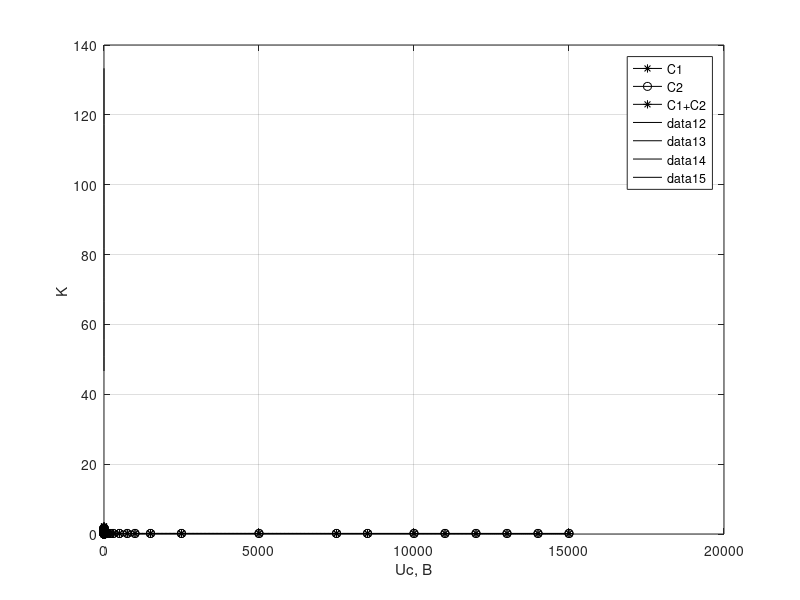

Recreate this plot in MATLAB.
%% 1.1 slabi r1c1
clc
clear all
upost=[0 0 0 0 0.002 0.008 0.017 0.027 0.040 0.057 0.064];
uc=[0.02 0.06 0.116 0.228 0.294 0.308 0.324 0.342 0.363 0.385 0.395];
upost1=[0 0 0 0 0 0.001 0.010 0.023 0.036 0.046 0.055];
uc1=[0.022 0.067 0.097 0.177 0.264 0.302 0.324 0.347 0.368 0.380 0.398];
plot(uc,upost,'-black*',uc1,upost1,'black-o'), hold on, grid on,
xlabel('Uc, В')
ylabel('U=, В')
legend('R1, C1','R2, C1')
%% 1.2 silni r1c1
clc
clear all
upost=[0.136 0.219 0.305 0.415 0.505 0.614 0.729 0.861 0.982 1.071 1.218 1.413 1.567 1.614];
uc=[0.48 0.57 0.66 0.773 0.865 0.972 1.06 1.195 1.332 1.413 1.565 1.775 1.943 2.0];
upost1=[0.097 0.142 0.206 0.295 0.372 0.455 0.543 0.688 0.779 0.888 0.984 1.089 1.182 1.270 1.469];
uc1=[0.457 0.513 0.587 0.689 0.775 0.869 0.966 1.100 1.203 1.330 1.441 1.563 1.670 1.776 1.985];
plot(uc,upost,'-black*',uc1,upost1,'black-o'), hold on, grid on,
xlabel('Uc, В')
ylabel('U=, В')
legend('R1, C1','R2, C1')
%% 1.3 slabi r2c1
clc
clear all
upost=[0 0 0 0 0 0.001 0.010 0.023 0.036 0.046 0.055];
uc=[0.022 0.067 0.097 0.177 0.264 0.302 0.324 0.347 0.368 0.380 0.398];
%% 1.4 silni r2c1
clc
clear all
upost=[0.097 0.142 0.206 0.295 0.372 0.455 0.543 0.688 0.779 0.888 0.984 1.089 1.182 1.270 1.469];
uc=[0.457 0.513 0.587 0.689 0.775 0.869 0.966 1.100 1.203 1.330 1.441 1.563 1.670 1.776 1.985];
%% 2.1 r1c1
clc
clear all
upost=[0.593 1.026 1.341 1.587 1.789 1.901 2.060 2.118 2.153 2.172];
uc=[0.003:0.003:0.03];
upost1=[0.480 0.905 1.087 1.255 1.419 1.559 1.632 1.675 1.690 1.705];
uc1=[0.003:0.003:0.03];
plot(uc,upost,'-black*',uc1,upost1,'black-o'), hold on, grid on,
xlabel('Uc, В')
ylabel('U=, В')
legend('R1, C1','R2, C1')
%% 2.2 r2c2
clc
clear all
upost=[0.480 0.905 1.087 1.255 1.419 1.559 1.632 1.675 1.690 1.705];
uc=[0.003:0.003:0.03];
%% 3
clc
clear all
upost=[0 0 0.002 0.005 0.01 0.014 0.018 0.022 0.025 0.03 0.032 0.038 0.040];
uc=[0.018 0.056 0.092 0.097 0.111 0.12 0.129 0.14 0.146 0.158 0.165 0.177 0.180 ];
plot(uc,upost,'-black*'), hold on, grid on,
xlabel('Uc, В')
ylabel('U=, В')
%% 4.1 diod detec
clc
clear all
f=[40,100:100:300,500,750,1000,1500,2500:2500:7500,8500,10000:1000:15000];
u11=[.109 .149 .159 .161 .163 .163 .164 .165 .165 .159 .154 .151 .146 .143 .140 .135 .132 .128];
u12=[.105 .151 .162 .164 .165 .167 .167 .17 .17 .169 .168 .168 .168 .167 .167 .166 .166 .165];
u112=[.108 .147 .159 .161 .163 .163 .164 .164 .162 .158  .150 .145 .140 .135 .131 .126 .121 .117];
plot(f,u11,'-black*',f,u12,'black-o',f,u112,'black:'), hold on, grid on,
xlabel('f, Гц')
ylabel('UΩ, В')
legend('C1','C2','C1+C2')
%% 4.2 tranz detec
clc
clear all
f=[40,100:100:300,500,750,1000,1500,2500:2500:7500,8500,10000:1000:15000];
u11=[.088 .124 .135 .136 .138 .138 .138 .139 .139 .138 .136 .135 .134 .132 .131 .129 .128 .127];
u12=[.092 .131 .137 .139 .140 .141 .141 .142 .143 .145 .148 .148 .150 .152 .152 .152 .153 .154];
u112=[.087 .122 .133 .135 .136 .136 .137 .139 .140 .137 .134 .132 .130 .128 .127 .125 .122 .121];
plot(f,u11,'-black*',f,u12,'black-o',f,u112,'black:'), hold on, grid on,
xlabel('f, Гц')
ylabel('UΩ, В')
legend('C1','C2','C1+C2')
%% 4.3 sync detec
clc
clear all
f=[40,100:100:300,500,750,1000,1500,2500:2500:7500,8500,10000:1000:15000];
u=[.040 .052 .056 .057 .057 .057 .057 .058 .058 .056 .055 .054 .053 .053 .052 .051 .051 .050];
plot(f,u,'-black'), hold on, grid on,
xlabel('f, Гц')
ylabel('UΩ, В')
%% 5.1 diod
clc
clear all
uc=[0.25 0.4 0.5 0.6 0.75 0.9 1 1.1 1.25 1.4 1.5 1.75 2];
u=[0 0.01 0.023 0.035 0.056 0.079 0.101 0.114 0.135 0.159 0.172 0.211 0.248];
k=100*u./(30.*uc)
plot(uc,k,'-black'), hold on, grid on,
xlabel('Uc, В')
ylabel('K ')
%% 5.2 tranz
clc
clear all
uc=[0.003:0.003:0.03];
u=[0.120 0.211 0.255 0.294 0.331 0.359 0.380 0.401 0.411 0.420];
k=100*u./(30.*uc)
plot(uc,k,'-black'), hold on, grid on,
xlabel('Uc, В')
ylabel('K ')
%% 5.3 sync
clc
clear all
uc=[0.001,0.01:0.005:0.1];
u=[0 0.001 0.006 0.01 0.013 0.017 0.02 0.023 0.027 0.031 0.034 0.038 0.041 0.044 0.047 0.051 0.053 0.057 0.06 0.065];
k=100*u./(30.*uc)
plot(uc,k,'-black'), hold on, grid on,
xlabel('Uc, В')
ylabel('K ')
%%
fileID = fopen('myfile.txt','w');
nbytes = fprintf(fileID,'% 1.3f\n',k);
fclose(fileID);
type('myfile.txt')